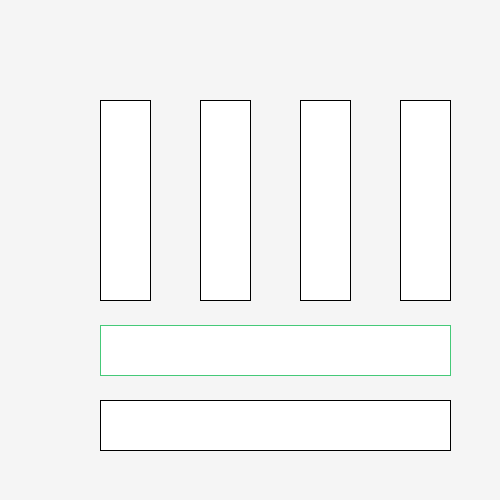
Frame 1 (no input)
Frame 60 (the mouse pressed at the canvas centre just before this capture): identical to frame 1, image omitted
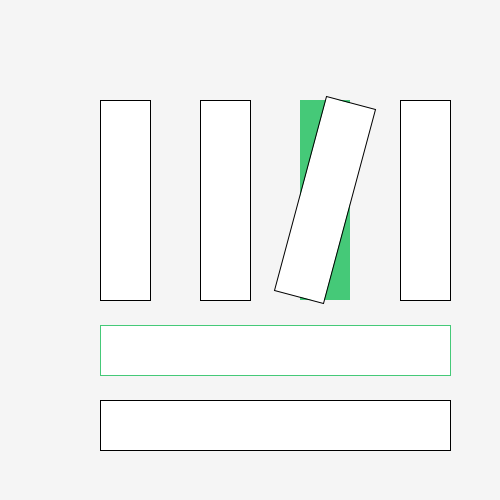
Frame 120 (the mouse held since frame 60 and released just before this capture)

The Processing sketch that drew these frames (run headless with seeded random() and noise(); from frame 60 on, the mouse is pressed at the canvas centre):

// Processing sketch: processing_119199
// ── processing_119199.pde

void setup()
{
  size(500,500);
}

void draw()
{
  background(245);
  fill(255);
  stroke(0);
  rectMode(CENTER);
  
  rect(125,200,50,200);
  rect(225,200,50,200);
  noStroke();
  fill(69,201,120);
  rect(325,200,50,200);
  stroke(0);
  fill(255);
  rect(425,200,50,200);
  stroke(69,201,120);
  rect(275,350,350,50);
  stroke(0);
  rect(275,425,350,50);
  
  pushMatrix();
  translate(325,200);
  float Kippen = map(mouseX,0,width,0,PI/6);
  rotate(Kippen);
  stroke(0);
  fill(255);
  rect(0,0,50,200);
  popMatrix();
  resetMatrix();

  
}
